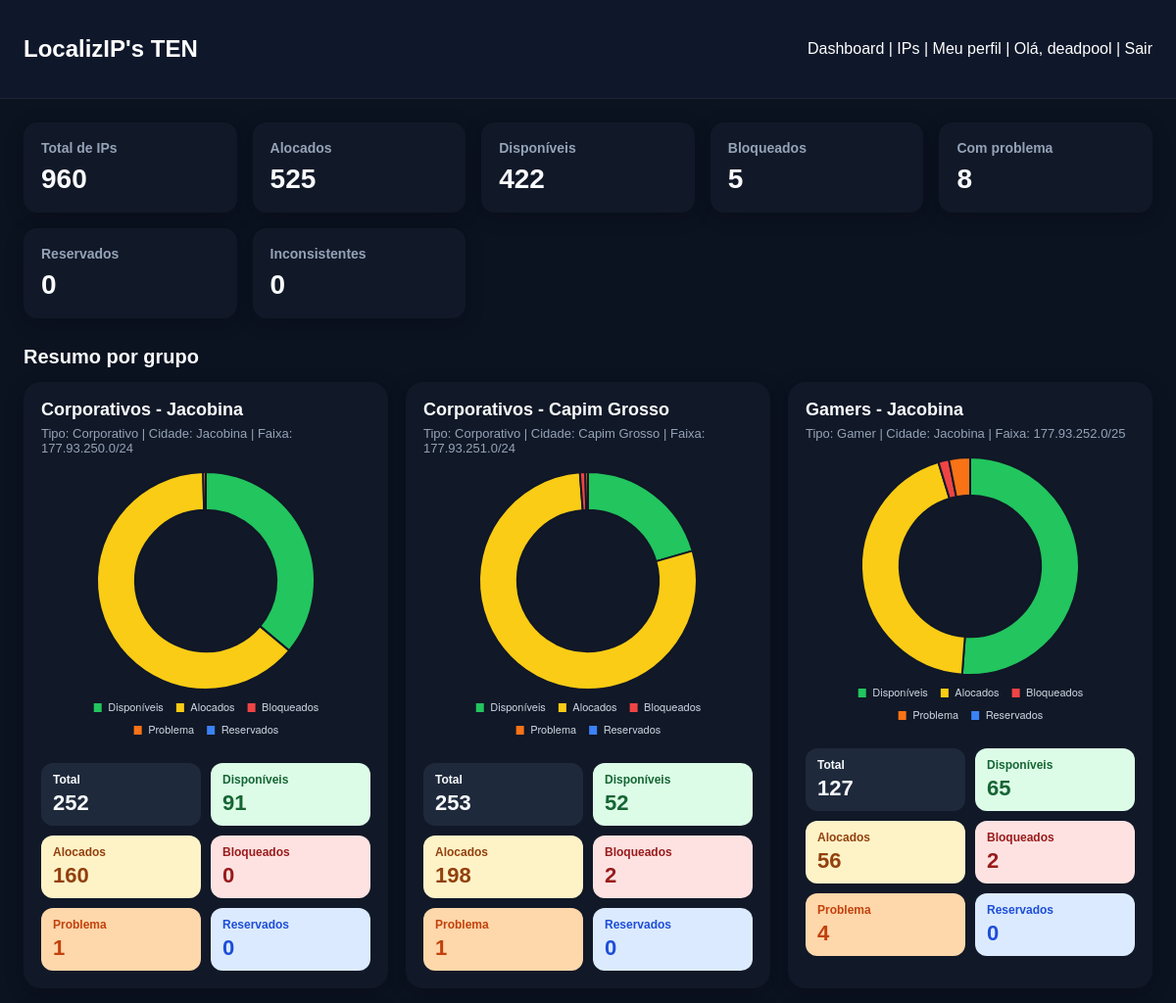
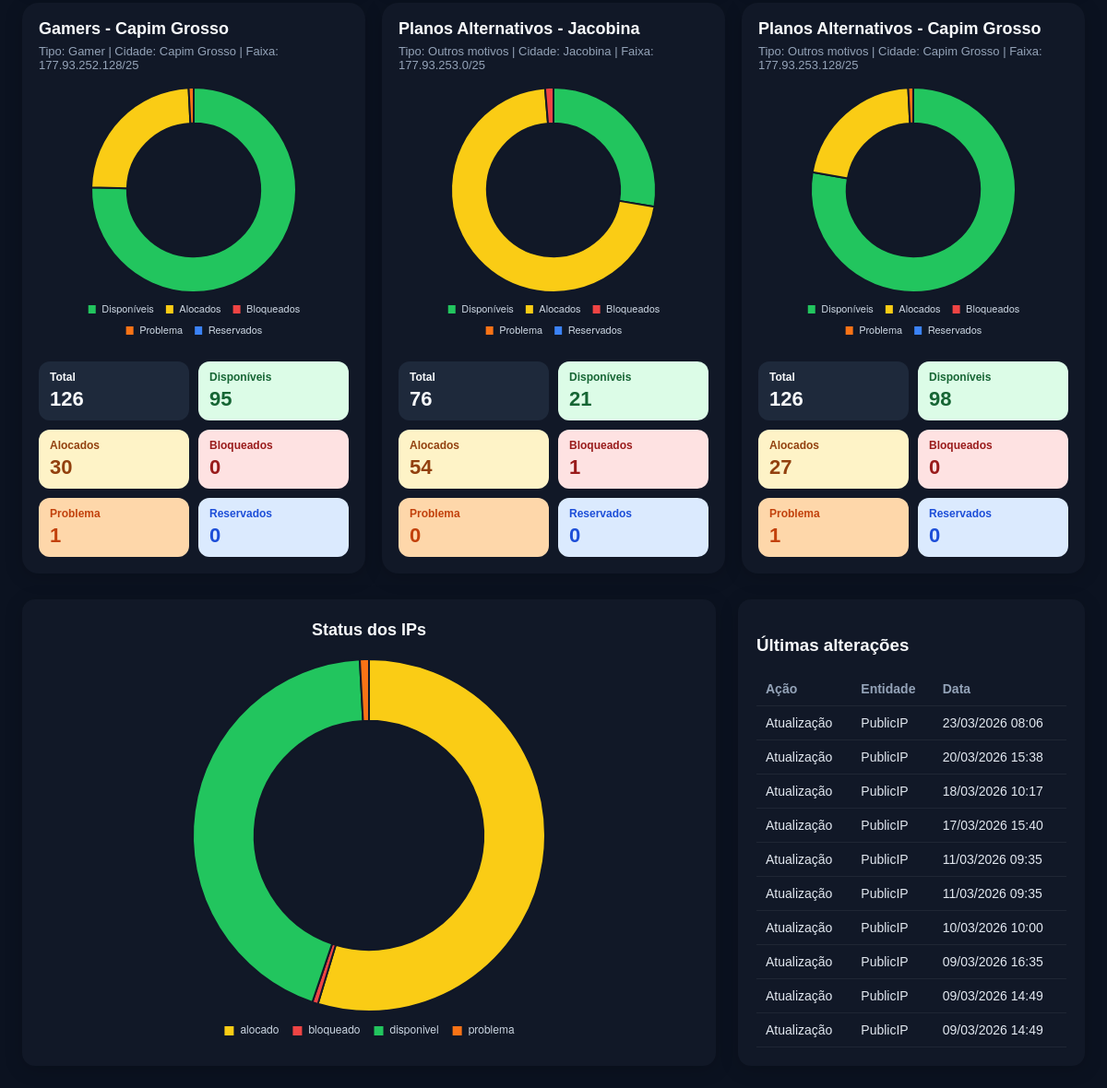
The app's page / (signed in) with its own data (2 pictures, top to bottom).
### core/models.py (models this page shows, shortened)
class AuditLog(models.Model):
    ACAO_CHOICES = [
        ("create", "Criação"),
        ("update", "Atualização"),
        ("delete", "Exclusão"),
        ("import", "Importação"),
    ]
    usuario = models.ForeignKey(
        settings.AUTH_USER_MODEL,
        on_delete=models.SET_NULL,
        blank=True,
        null=True
    )
    acao = models.CharField(max_length=20, choices=ACAO_CHOICES)
    entidade = models.CharField(max_length=100)
    entidade_id = models.CharField(max_length=50, blank=True, null=True)
    valor_anterior = models.JSONField(blank=True, null=True)
    valor_novo = models.JSONField(blank=True, null=True)
    ip_origem = models.GenericIPAddressField(blank=True, null=True)
    criado_em = models.DateTimeField(auto_now_add=True)
    class Meta:
        verbose_name = "Log de Auditoria"
        verbose_name_plural = "Logs de Auditoria"
        ordering = ["-criado_em"]

### core/views.py (the view)
# urls.py: path("", dashboard, name="dashboard"),
@login_required
@login_required
def dashboard(request):
    total_ips = PublicIP.objects.count()
    total_alocados = PublicIP.objects.filter(status="alocado").count()
    total_disponiveis = PublicIP.objects.filter(status="disponivel").count()
    total_bloqueados = PublicIP.objects.filter(status="bloqueado").count()
    total_problema = PublicIP.objects.filter(status="problema").count()
    total_reservado = PublicIP.objects.filter(status="reservado").count()
    total_inconsistente = PublicIP.objects.filter(status="inconsistente").count()
    status_data = (
        PublicIP.objects.values("status")
        .annotate(total=Count("id"))
        .order_by("status")
    )
    ultimas_alteracoes = AuditLog.objects.all()[:10]
    grupos_dashboard = build_dashboard_group_data()
    context = {
        "total_ips": total_ips,
        "total_alocados": total_alocados,
        "total_disponiveis": total_disponiveis,
        "total_bloqueados": total_bloqueados,
        "total_problema": total_problema,
        "total_reservado": total_reservado,
        "total_inconsistente": total_inconsistente,
        "status_data": list(status_data),
        "ultimas_alteracoes": ultimas_alteracoes,
        "grupos_dashboard": grupos_dashboard,
    }
    return render(request, "core/dashboard.html", context)

### templates/core/dashboard.html (shortened to what this page needs)
<!DOCTYPE html>
<html lang="pt-BR">
<head>
</head>
<body>
    <header>
        <h2>LocalizIP's TEN</h2>
        <div>
            {% if request.user.is_authenticated %}
            <a href="{% url 'dashboard' %}">Dashboard</a>
            |
            <a href="{% url 'ip_list' %}">IPs</a>
            |
            <a href="{% url 'profile_view' %}">Meu perfil</a>
            |
            Olá, {{ request.user.username }}
            |
            <form method="post" action="{% url 'logout' %}" class="logout-form" style="display:inline;">
                <button type="submit" class="logout-link">Sair</button>
            </form>
            {% else %}
            <a href="{% url 'login' %}">Entrar</a>
            |
            <a href="{% url 'access_create' %}">Criar acesso</a>
            {% endif %}
        </div>
    </header>
    <div class="container">
        <div class="cards">
            <div class="card">
                <h3>Total de IPs</h3>
                <p>{{ total_ips }}</p>
            </div>
            <div class="card">
                <h3>Alocados</h3>
                <p>{{ total_alocados }}</p>
            </div>
            <div class="card">
                <h3>Disponíveis</h3>
                <p>{{ total_disponiveis }}</p>
            </div>
            <div class="card">
                <h3>Bloqueados</h3>
                <p>{{ total_bloqueados }}</p>
            </div>
            <div class="card">
                <h3>Com problema</h3>
                <p>{{ total_problema }}</p>
            </div>
            <div class="card">
                <h3>Reservados</h3>
                <p>{{ total_reservado }}</p>
            </div>
            <div class="card">
                <h3>Inconsistentes</h3>
                <p>{{ total_inconsistente }}</p>
            </div>
        </div>
        <h3 class="section-title">Resumo por grupo</h3>
        <div class="pizza-grid">
            {% for grupo in grupos_dashboard %}
            <div class="pizza-card">
                <div class="pizza-header">
                    <h3>{{ grupo.titulo }}</h3>
                    <div class="pizza-meta">
                        Tipo: {{ grupo.tipo }} | Cidade: {{ grupo.cidade }} | Faixa: {{ grupo.faixa }}
                    </div>
                </div>
                <div class="pizza-chart-box">
                    <canvas id="groupChart{{ forloop.counter }}" class="group-doughnut"
                        data-disponiveis="{{ grupo.disponiveis }}" data-alocados="{{ grupo.alocados }}"
                        data-bloqueados="{{ grupo.bloqueados }}" data-problema="{{ grupo.problema }}"
                        data-reservados="{{ grupo.reservados }}">
                    </canvas>
                </div>
                <div class="pizza-stats">
                    <div class="pizza-stat pizza-total">
                        <span>Total</span>
                        <strong>{{ grupo.total }}</strong>
                    </div>
                    <div class="pizza-stat pizza-disponiveis">
                        <span>Disponíveis</span>
                        <strong>{{ grupo.disponiveis }}</strong>
                    </div>
                    <div class="pizza-stat pizza-alocados">
                        <span>Alocados</span>
                        <strong>{{ grupo.alocados }}</strong>
                    </div>
                    <div class="pizza-stat pizza-bloqueados">
                        <span>Bloqueados</span>
                        <strong>{{ grupo.bloqueados }}</strong>
                    </div>
                    <div class="pizza-stat pizza-problema">
                        <span>Problema</span>
                        <strong>{{ grupo.problema }}</strong>
                    </div>
                    <div class="pizza-stat pizza-reservados">
                        <span>Reservados</span>
                        <strong>{{ grupo.reservados }}</strong>
                    </div>
                </div>
            </div>
            {% endfor %}
        </div>
        <div class="grid">
            <div class="panel chart-panel">
                <h3 class="chart-title">Status dos IPs</h3>
                <div class="chart-box">
                    <canvas id="statusChart"></canvas>
                </div>
            </div>
            <div class="panel">
                <h3>Últimas alterações</h3>
                <table>
                    <thead>
                        <tr>
                            <th>Ação</th>
                            <th>Entidade</th>
                            <th>Data</th>
                        </tr>
                    </thead>
                    <tbody>
                        {% for item in ultimas_alteracoes %}
                        <tr>
                            <td>{{ item.get_acao_display }}</td>
                            <td>{{ item.entidade }}</td>
                            <td>{{ item.criado_em|date:"d/m/Y H:i" }}</td>
                        </tr>
                        {% empty %}
                        <tr>
                            <td colspan="3">Nenhuma alteração registrada.</td>
                        </tr>
                        {% endfor %}
                    </tbody>
                </table>
            </div>
        </div>
    </div>
    <script>
        const statusData = {{ status_data| safe }};
        const labels = statusData.map(item => item.status);
        const totals = statusData.map(item => item.total);
        const colorMap = {
            disponivel: "#22c55e",
            alocado: "#facc15",
            bloqueado: "#ef4444",
            problema: "#f97316",
            reservado: "#3b82f6",
            inconsistente: "#a855f7"
        };
        const backgroundColors = labels.map(label => colorMap[label] || "#94a3b8");
        new Chart(document.getElementById("statusChart"), {
            type: "doughnut",
            data: {
                labels: labels,
                datasets: [{
                    data: totals,
                    backgroundColor: backgroundColors,
                    borderColor: "#111827",
                    borderWidth: 2
                }]
            },
            options: {
                responsive: true,
                maintainAspectRatio: false,
                cutout: "65%",
                plugins: {
                    legend: {
                        position: "bottom",
                        labels: {
                            color: "#cbd5e1",
                            boxWidth: 12,
                            padding: 14,
                            font: {
                                size: 12
                            }
                        }
                    }
                }
            }
        });
    </script>
    <script>
        const groupCharts = document.querySelectorAll(".group-doughnut");
        groupCharts.forEach((canvas) => {
            const disponiveis = Number(canvas.dataset.disponiveis || 0);
            const alocados = Number(canvas.dataset.alocados || 0);
            const bloqueados = Number(canvas.dataset.bloqueados || 0);
            const problema = Number(canvas.dataset.problema || 0);
            const reservados = Number(canvas.dataset.reservados || 0);
            new Chart(canvas, {
                type: "doughnut",
                data: {
                    labels: ["Disponíveis", "Alocados", "Bloqueados", "Problema", "Reservados"],
                    datasets: [{
                        data: [disponiveis, alocados, bloqueados, problema, reservados],
                        backgroundColor: [
                            "#22c55e",
                            "#facc15",
                            "#ef4444",
                            "#f97316",
                            "#3b82f6"
                        ],
                        borderColor: "#111827",
                        borderWidth: 2
                    }]
                },
                options: {
                    responsive: true,
                    maintainAspectRatio: true,
                    cutout: "65%",
                    plugins: {
                        legend: {
                            position: "bottom",
                            labels: {
                                color: "#cbd5e1",
                                boxWidth: 10,
                                padding: 12,
                                font: {
                                    size: 11
                                }
                            }
                        }
                    }
                }
            });
        });
    </script>
</body>
</html>

### templates/core/dashboard.html (style rules this page uses)
body { font-family: Arial, sans-serif; background: #0b1220; margin: 0; padding: 0; color: #f8fafc; }
header { background: #0f172a; color: white; padding: 16px 24px; display: flex; justify-content: space-between; align-items: center; border-bottom: 1px solid rgba(255, 255, 255, 0.06); }
.container { padding: 24px; }
.cards { display: grid; grid-template-columns: repeat(auto-fit, minmax(180px, 1fr)); gap: 16px; margin-bottom: 24px; }
.card { background: #111827; border-radius: 14px; padding: 18px; box-shadow: 0 4px 20px rgba(0, 0, 0, 0.18); }
.card h3 { margin: 0 0 8px 0; font-size: 14px; color: #94a3b8; }
.card p { margin: 0; font-size: 28px; font-weight: bold; color: #f8fafc; }
.section-title { margin: 28px 0 14px; font-size: 20px; color: #f8fafc; }
.pizza-grid { display: grid; grid-template-columns: repeat(auto-fit, minmax(320px, 1fr)); gap: 18px; margin-bottom: 28px; }
.pizza-card { background: #111827; border-radius: 18px; padding: 18px; box-shadow: 0 4px 20px rgba(0, 0, 0, 0.18); }
.pizza-header h3 { margin: 0 0 6px 0; font-size: 18px; color: #f8fafc; }
.pizza-meta { font-size: 13px; color: #94a3b8; margin-bottom: 16px; }
.pizza-stats { display: grid; grid-template-columns: 1fr 1fr; gap: 10px; }
.pizza-stat { border-radius: 12px; padding: 10px 12px; }
.pizza-stat span { display: block; font-size: 12px; font-weight: 600; margin-bottom: 4px; }
.pizza-stat strong { font-size: 22px; font-weight: 700; }
.pizza-total { background: #1e293b; }
.pizza-total span, .pizza-total strong { color: #f8fafc; }
.pizza-disponiveis { background: #dcfce7; }
.pizza-disponiveis span, .pizza-disponiveis strong { color: #166534; }
.pizza-alocados { background: #fef3c7; }
.pizza-alocados span, .pizza-alocados strong { color: #92400e; }
.pizza-bloqueados { background: #fee2e2; }
.pizza-bloqueados span, .pizza-bloqueados strong { color: #991b1b; }
.pizza-problema { background: #fed7aa; }
.pizza-problema span, .pizza-problema strong { color: #c2410c; }
.pizza-reservados { background: #dbeafe; }
.pizza-reservados span, .pizza-reservados strong { color: #1d4ed8; }
.grid { display: grid; grid-template-columns: 2fr 1fr; gap: 24px; }
.panel { background: #111827; border-radius: 14px; padding: 20px; box-shadow: 0 4px 20px rgba(0, 0, 0, 0.18); }
.chart-panel { display: flex; flex-direction: column; align-items: center; justify-content: center; }
.chart-box { width: 100%; max-width: 420px; margin: 20px auto 0; aspect-ratio: 1 / 1; }
.pizza-chart-box { width: 100%; max-width: 280px; margin: 0 auto 18px; aspect-ratio: 1 / 1; }
.chart-box canvas, .pizza-chart-box canvas { width: 100% !important; height: 100% !important; }
.chart-title { margin: 0; font-size: 18px; color: #f8fafc; }
table { width: 100%; border-collapse: collapse; }
th, td { padding: 10px; border-bottom: 1px solid rgba(255, 255, 255, 0.06); text-align: left; font-size: 14px; color: #e2e8f0; }
th { color: #94a3b8; }
a { color: white; text-decoration: none; }
.logout-form { display: inline; margin: 0; padding: 0; }
.logout-link { background: none; border: none; color: white; text-decoration: none; cursor: pointer; font: inherit; padding: 0; margin: 0; }

### records on screen
AuditLog: acao "Atualização", entidade "PublicIP", criado_em "23/03/2026 08:06"
AuditLog: acao "Atualização", entidade "PublicIP", criado_em "20/03/2026 15:38"
AuditLog: acao "Atualização", entidade "PublicIP", criado_em "18/03/2026 10:17"
AuditLog: acao "Atualização", entidade "PublicIP", criado_em "17/03/2026 15:40"
AuditLog: acao "Atualização", entidade "PublicIP", criado_em "11/03/2026 09:35"
AuditLog: acao "Atualização", entidade "PublicIP", criado_em "11/03/2026 09:35"
AuditLog: acao "Atualização", entidade "PublicIP", criado_em "10/03/2026 10:00"
AuditLog: acao "Atualização", entidade "PublicIP", criado_em "09/03/2026 16:35"
AuditLog: acao "Atualização", entidade "PublicIP", criado_em "09/03/2026 14:49"
AuditLog: acao "Atualização", entidade "PublicIP", criado_em "09/03/2026 14:49"

### other values on screen
{{ request.user.username }} "deadpool"
{{ total_ips }} "960"
{{ total_alocados }} "525"
{{ total_disponiveis }} "422"
{{ total_bloqueados }} "5"
{{ total_problema }} "8"
{{ total_reservado }} "0"
{{ total_inconsistente }} "0"
{{ grupo.titulo }} "Corporativos - Jacobina" "Corporativos - Capim Grosso" "Gamers - Jacobina" "Gamers - Capim Grosso" "Planos Alternativos - Jacobina" "Planos Alternativos - Capim Grosso"
{{ grupo.tipo }} "Corporativo" "Corporativo" "Gamer" "Gamer" "Outros motivos" "Outros motivos"
{{ grupo.cidade }} "Jacobina" "Capim Grosso" "Jacobina" "Capim Grosso" "Jacobina" "Capim Grosso"
{{ grupo.faixa }} "177.93.250.0/24" "177.93.251.0/24" "177.93.252.0/25" "177.93.252.128/25" "177.93.253.0/25" "177.93.253.128/25"
{{ grupo.total }} "252" "253" "127" "126" "76" "126"
{{ grupo.disponiveis }} "91" "52" "65" "95" "21" "98"
{{ grupo.alocados }} "160" "198" "56" "30" "54" "27"
